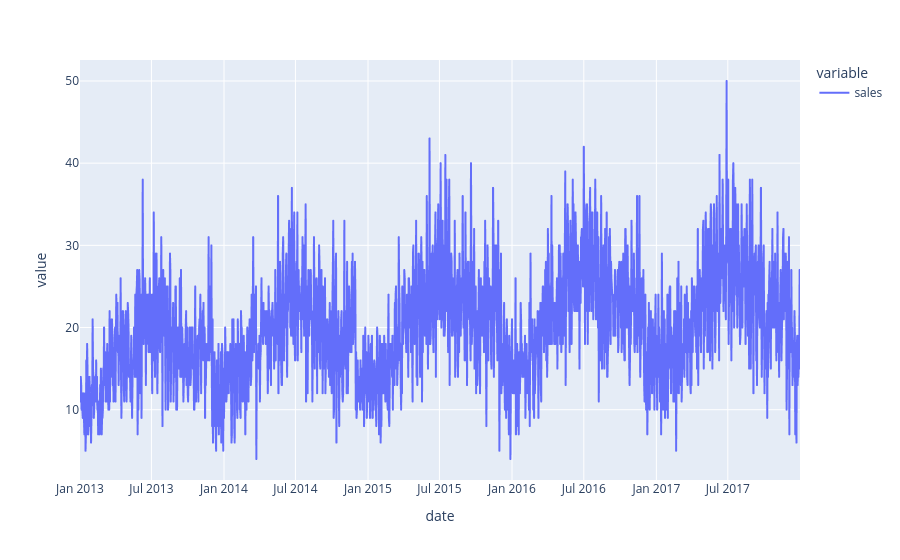

Notebook cell for this chart:
### Code cell
fig = px.line(df_1_1)
fig.show()

### Figure 1 — Plotly figure (JSON) as saved in the notebook; plotly's stock layout.template omitted (floating-point values rounded to 4 significant figures; data arrays with more than 128 entries replaced by an {"elided": "..."} marker saying what was removed)
{"data": [{"hovertemplate": "variable=sales<br>date=%{x}<br>value=%{y}<extra></extra>", "legendgroup": "sales", "line": {"color": "#636efa", "dash": "solid"}, "mode": "lines", "name": "sales", "showlegend": true, "type": "scattergl", "x": {"elided": "1826 str values"}, "xaxis": "x", "y": {"elided": "1826 int values"}, "yaxis": "y"}], "layout": {"legend": {"title": {"text": "variable"}, "tracegroupgap": 0}, "margin": {"t": 60}, "xaxis": {"anchor": "y", "domain": [0, 1], "title": {"text": "date"}}, "yaxis": {"anchor": "x", "domain": [0, 1], "title": {"text": "value"}}}}
